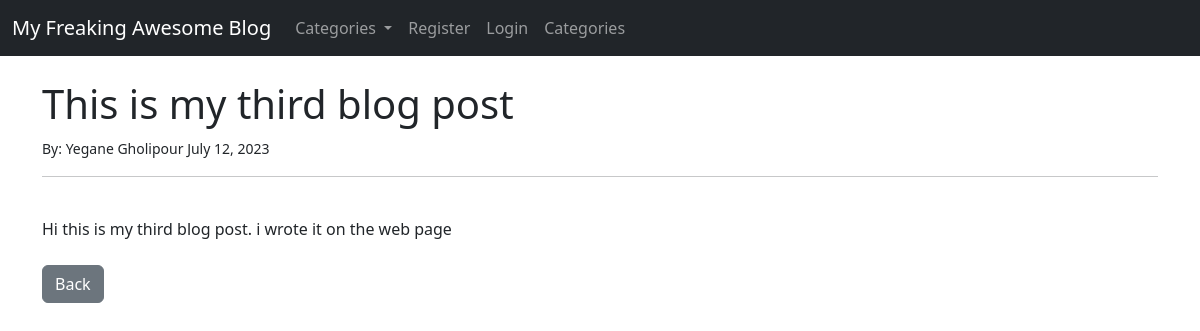
Screenshot of /article/4 with the database file from the repository.
### theblog/models.py (models this page shows, shortened)
class Post(models.Model):
    title = models.CharField(max_length=255)
    title_tag = models.CharField(max_length=255)
    author = models.ForeignKey(User, on_delete=models.CASCADE)
    body = models.TextField()
    post_date = models.DateField(auto_now_add=True)
    category = models.CharField(max_length=255, default="uncategorized")

### theblog/views.py (the view)
# urls.py: path("article/<int:pk>", ArticleDetailView.as_view(), name="article-detail"),
class ArticleDetailView(DetailView):
    model = Post
    template_name = "article_details.html"

### theblog/templates/article_details.html (shortened to what this page needs)
{% extends 'base.html' %}
{% block content %}
<h1>{{ post.title }}</h1>
<small>By:
    {{ post.author.first_name}}
    {{ post.author.last_name}}
    {{ post.post_date }}
</small>
<hr/>
<br/>
{{ post.body|safe }}
<br/><br/>
<a href="{% url 'home' %}" class="btn btn-secondary">Back</a>
{% endblock %}

### rows the page displays
Post: title "This is my third blog post", author.first_name "Yegane", author.last_name "Gholipour", post_date "July 12, 2023", body "Hi this is my third blog post. i wrote it on the web page"
